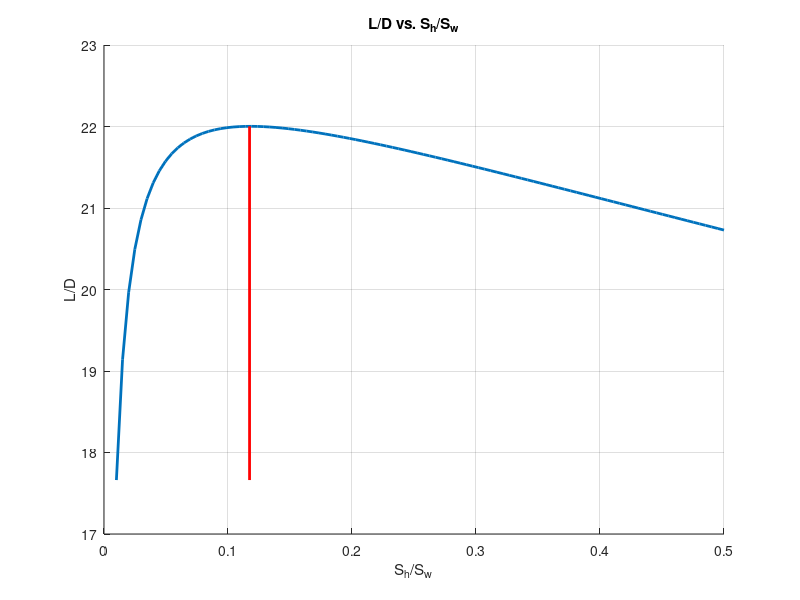
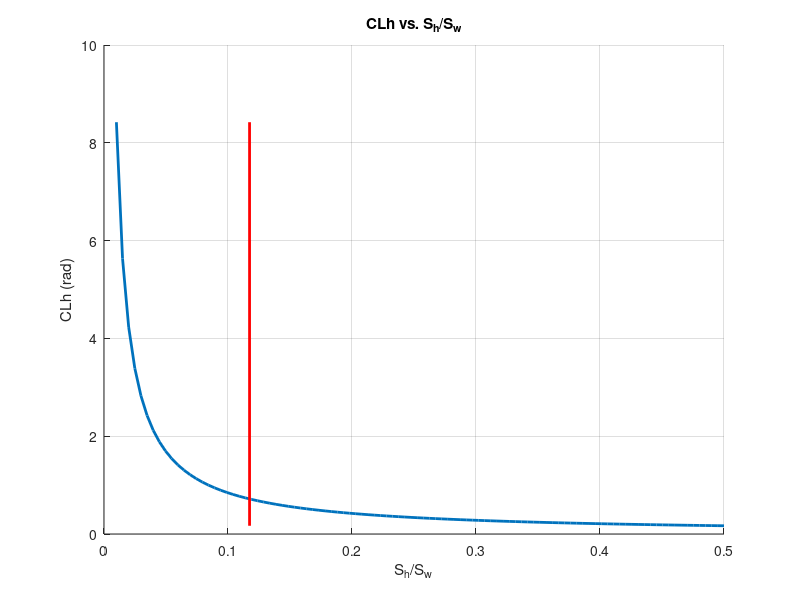
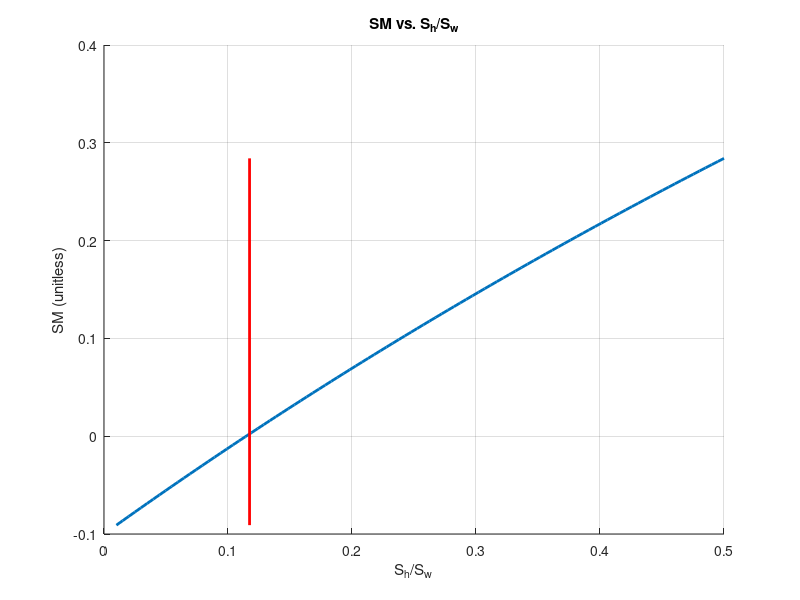

Write MATLAB code to recreate these figures, in order.
clear; clc; close all;
%% Objective %%
%Determine tail size @ max L/D
% @ CL = -0.5, abs(CL) < 1

%Sh/Sw array for plotting
Sh_Sw = linspace(0.01, 0.5, 100)';

%% Geometry %%
c = 40; %wingspan (cm)
b = 240; %chord (cm)
x_cg = 14; %center of gravity (cm)
x_acw = 10; %wing aerodynamic center (cm)
lh = 95; %length of tail (cm)

%% Assumptions %%
%NASA4415 Wing
%Givens
iw = 2 * (pi / 180); %incidence of wing (rad)
ew = 0.975; %oswald factor of wing
fw = 0.987; %lift slope correction of wing
%Graphs
CLaw_Ainf = 0.1 * (180 / pi); %coefficient of lift @ alpha wing (rad)
ARw = b / c; %aspect ratio of wing
a_0Lw = -4* (pi / 180);  %angle of attack @ 0 lift (rad)
CD0w = 0.0074; %coefficient of drag at lowest point on graph
Cmacw = -0.1; %moment coefficient at ac of the wing

%NASA009 Tail
%Givens
ARh = 4; %aspect ratio of the tail
eh = 0.99; %oswald factor of tail
fh = 1; %lift slope correction of tail
eff = 0.75; %efficiency
%Graphs
CLah_Ainf = 0.1 * (180 / pi); %coefficient of lift @ alpha tail (rad)
CD0h = 0.0055; %coefficient of drag at lowest point on graph
Cmach = 0; %moment coefficient at ac of the tail

%Nominal flight condition constraint
a_nom = 0; %(rad)
CLw_con = -0.5;  %constraint from objective

%% Additional values %%
%values from class notes to solve for values need for CLa & CLw
CLaw_da = fw * (CLaw_Ainf / (1 + CLaw_Ainf / (pi * ARw))); %CLaw/da
CLah_da = fh * (CLah_Ainf / (1 + CLah_Ainf / (pi * ARh))); %CLah/da
%given equation
dE_da = 2 * CLaw_da / (pi * ARw); %dE/da
%values needed for trim equation
xa_bar = (x_cg - x_acw) / c;
CLa = CLaw_da + (eff * Sh_Sw * (1 - dE_da) * CLah_da); 
CLw = CLaw_da * (a_nom + iw - a_0Lw);
K = Sh_Sw * (lh / c);

%% Steps
% Step 1 trim equation for CLh as a function of Sh/Sw
CLh = ((CLw * xa_bar) + Cmacw + (Sh_Sw * Cmach)) ./ (eff * K);

%step 2 establish the total vehicle CL @ a_nom = 0
CL_total = CLw + eff * Sh_Sw .* CLh;

%step 3 establish the total vehicle CD
CDw = CD0w + CLw^2 / (pi * ARw * ew);
CDh = CD0h + CLh.^2 / (pi * ARh * ew);
CD_total = CDw + eff * Sh_Sw .* CDh;

%step 4, determine the L/D to then plot
Lift_Drag = CL_total ./ CD_total; %L/D

%step 5 trim equation for CLh but w/ CLw_con
CLh_con = ((CLw_con * xa_bar) + Cmacw + (Sh_Sw * Cmach)) ./ (eff * K);
%mentioned in the objective, need |CLh| @ CLw = -0.5
abs_CLh = abs(CLh_con);

%step 6 roughly the optimal value for this, gotten from the first graph 
Sh_Sw_opt = 0.117383383383383;

%step 7 determine the SM and stability of optimal configuration
dCmcg_da = CLaw_da * xa_bar - eff * (Sh_Sw * (lh / c) * CLah_da * (1 - dE_da));
SM = -dCmcg_da ./ CLa;

%% Optimal Sh_Sw %%
%optimal portion for the optimal lines
%Problem 4.1
CLa_opt = CLaw_da + (eff * Sh_Sw_opt * (1 - dE_da) * CLah_da);
K_opt = Sh_Sw_opt * (lh / c);
dCmcg_da_opt = CLaw_da * xa_bar - eff * K_opt * CLah_da * (1 - dE_da);
SM_opt = -dCmcg_da_opt ./ CLa_opt;
%Problem 5.1
CLw_opt = CLaw_da * (a_nom + iw - a_0Lw);
%Problem 5.2
CLh_opt = ((CLw_opt * xa_bar) + Cmacw + (Sh_Sw_opt * Cmach)) ./ (eff * K_opt);
%Problem 5.3
CDw_opt = CD0w + CLw_opt^2 / (pi * ARw * ew);
%Problem 5.4
CDh_opt = CD0h + CLh_opt.^2 / (pi * ARh* ew);
%Problem 5.5
CL_total_opt = CLw_opt + eff*Sh_Sw_opt.*CLh_opt;
%Problem 5.6
CD_total_opt = CDw_opt + eff * Sh_Sw_opt .* CDh_opt;
%Problem 5.7
Lift_Drag_opt = CL_total_opt ./ CD_total_opt;

%% 5.8 section
%similar to quiz 4, assume Cmcg = 0
aoa_tail=abs((CL_total_opt*xa_bar + Cmacw + Sh_Sw_opt*Cmach)./(eff*Sh_Sw_opt*CLah_da*lh/c));
% Problem 5.8.1
ah = (CLw* xa_bar + Cmacw) / ((eff * K_opt) * CLah_da);
ih_uno = -(aoa_tail*(1 - dE_da) * a_nom - dE_da * (iw - a_0Lw)) + ah;
%Problem 5.8.2
ah = (CLw_con* xa_bar + Cmacw) / (eff * K_opt * CLah_da);
ih_dos = -(aoa_tail*(1 - dE_da) * a_nom - dE_da * (iw - a_0Lw)) + ah; 

%% Graphs %%
%plotting for step 4
%determine the optimal Sh/Sw value from clicking the points on the graph
%got optimal Sh/Sw to be 0.117383383383383
figure(1)
hold on
plot (Sh_Sw, Lift_Drag, 'linewidth', 2);
xlabel('S_{h}/S_{w}')
ylabel('L/D');
title('L/D vs. S_{h}/S_{w}')
grid on

%plotting for step 5
figure (2)
hold on
plot (Sh_Sw, abs_CLh, 'linewidth', 2);
xlabel('S_{h}/S_{w}');
ylabel('CL{h} (rad)');
title('CL{h} vs. S_{h}/S_{w}')
grid on

figure (3)
hold on
plot(Sh_Sw, SM,'LineWidth',2);
xlabel('S_{h}/S_{w}')
ylabel('SM (unitless)');
title('SM vs. S_{h}/S_{w}')
grid on

% Lines for the points where Sh/Sw is optimal
figure(1)
plot([Sh_Sw_opt Sh_Sw_opt], [min(Lift_Drag) (max(Lift_Drag))], 'r', 'linewidth', 2);

figure(2)
plot([Sh_Sw_opt Sh_Sw_opt], [min(abs_CLh) (max(abs_CLh))], 'r', 'linewidth', 2);

figure(3)
plot([Sh_Sw_opt Sh_Sw_opt], [min(SM) max(SM)], 'r', 'linewidth', 2);

%% Prints %%
%deliverables for the project
disp('--------- Solutions for Problem 3 & 4 ---------');
fprintf('Problem 3: the optimal Sh/Sw = %f\n', Sh_Sw_opt);
fprintf('Problem 4.1: at optimal Sh/Sw SM = %f\n', SM_opt);
fprintf('Problem 4.2: vehicle is stable due to SM > 0\n');

disp('--------- Solutions for Problem 5 ---------');
fprintf('Problem 5.1: at optimal Sh_Sw, CLw = %f\n', CLw_opt);
fprintf('Problem 5.2: at optimal Sh_Sw, CLh = %f\n', CLh_opt);
fprintf('Problem 5.3: at optimal Sh_Sw, CDw = %f\n', CDw_opt);
fprintf('Problem 5.4: at optimal Sh_Sw, CDh = %f\n', CDh_opt);
fprintf('Problem 5.5: at optimal Sh_Sw, CL = %f\n', CL_total_opt);
fprintf('Problem 5.6: at optimal Sh_Sw, CD = %f\n', CD_total_opt);
fprintf('Problem 5.7: at optimal Sh_Sw, L/D = %f\n', Lift_Drag_opt);
fprintf('Problem 5.8.1: at nominal flight condition , ih = %f deg\n', ih_uno * (180 / pi));
fprintf('Problem 5.8.2: at CLw = -0.5 , ih = %f deg\n', ih_dos * (180 / pi));